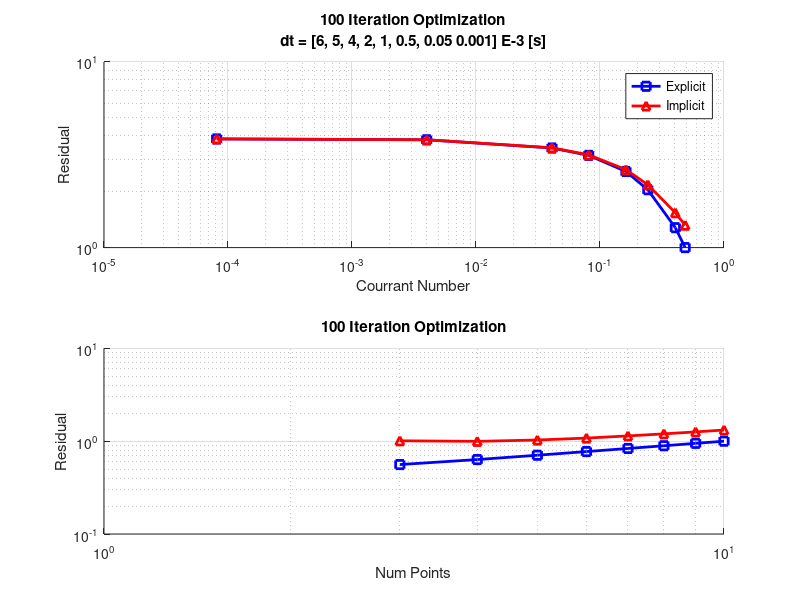

Recreate this plot in MATLAB.
clear all; close all; clc;
% Graphing CFL vs Residual
dt = [0.006 0.005 0.004 0.002 0.001 0.0005 0.00005 0.000001];
CFL = [0.486 0.405 0.243 0.162 0.081 0.041 0.004 0.000081];

RE = [1.00 1.28 2.05 2.57 3.14 3.44 3.81 3.85];
RI = [1.32 1.54 2.18 2.63 3.16 3.45 3.81 3.85];

subplot(2,1,1)
hold on
%plot(CFL,RE,'-bs','LineWidth',2)
%plot(CFL,RI,'-r^','LineWidth',2)
loglog(CFL,RE,'-bs','LineWidth',2)
loglog(CFL,RI,'-r^','LineWidth',2)
hold off
grid on
grid minor
legend('Explicit','Implicit','Location','northeast')
title({'100 Iteration Optimization','dt = [6, 5, 4, 2, 1, 0.5, 0.05 0.001] E-3 [s]'})
xlabel('Courrant Number')
ylabel('Residual')

dx = [3 4 5 6 7 8 9 10]
RE = [5.6E-1 6.34E-1 7.06E-1 7.73E-1 8.35E-1 8.93E-1 9.48E-1 1.0];
RI = [1.01 9.96e-1 1.03 1.08 1.14 1.20 1.26 1.32];
subplot(2,1,2)
hold on
loglog(dx,RE,'-bs','LineWidth',2)
loglog(dx,RI,'-r^','LineWidth',2)
hold off
grid on
grid minor

title('100 Iteration Optimization')
xlabel('Num Points')
ylabel('Residual')

